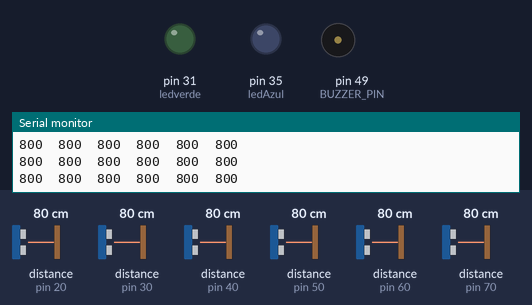
Recording of a sketch running on a simulated Arduino Mega 2560, built with avr-gcc and run on an emulated ATmega2560. Shown: output pins drawn as LEDs (lit = HIGH), buzzer (waves = sounding), the last lines printed to the serial monitor. The inputs (shaded band) are chosen by the test bench; at power-on: distance to the obstacle (sensors on pin 30, pin 70, pin 20, pin 40, pin 50, pin 60) 80 cm.

Above: at 3.9 s.
4.0 s: distance to the obstacle (sensor on pin 30) set to 22 cm
7.0 s: distance to the obstacle (sensor on pin 30) set to 18 cm
At 7.47 s:
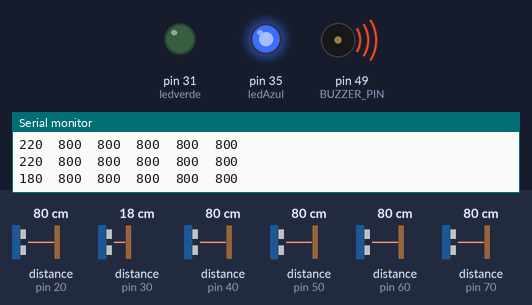
10.0 s: distance to the obstacle (sensor on pin 70) set to 45 cm
13.0 s: distance to the obstacle (sensor on pin 70) set to 38 cm
At 13.7 s:
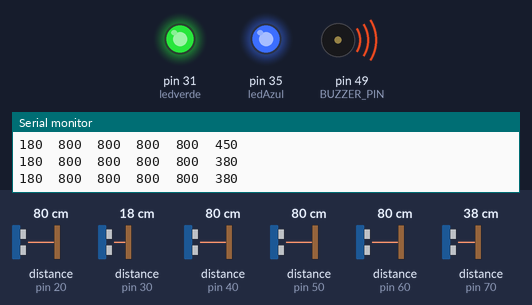
14.7 s: distance to the obstacle (sensor on pin 30) set to 35 cm
At 16.0 s:
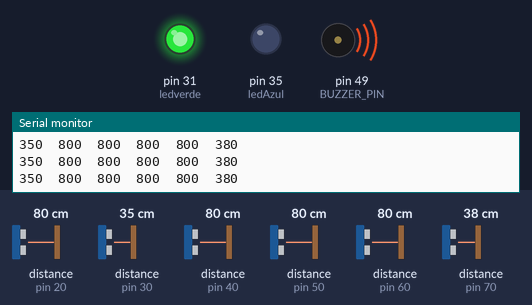
16.3 s: distance to the obstacle (sensor on pin 30) set to 2 cm
At 17.0 s:
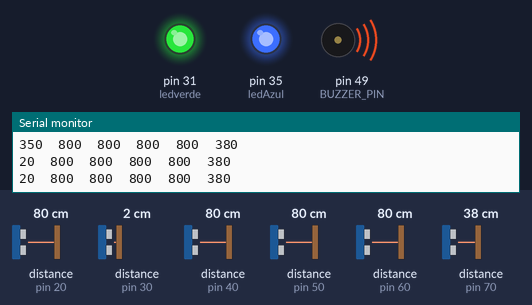
Timing chart, 0 to 18.9 s (numbered marks = the images above; inputs shaded):
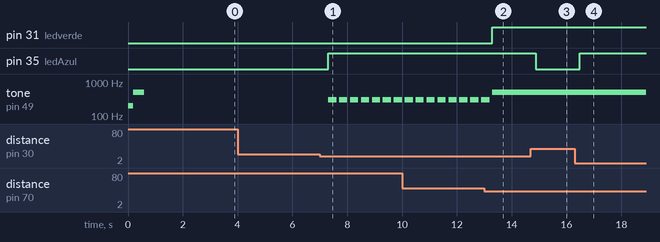

Measured:
- the behaviour switches between 21 and 20 cm on distance to the obstacle (sensor on pin 30) (found by bisection; images 0 and 1)
- the behaviour switches between 41 and 40 cm on distance to the obstacle (sensor on pin 70) (found by bisection; images 1 and 2)
- after the input at 7.0 s, pin 35 (ledAzul): LOW → HIGH after 0.31 s; tone on pin 49 (BUZZER_PIN): alternates 300 Hz for 0.30 s and silent for 0.10 s, starting after 0.31 s
- after the input at 13.0 s, pin 31 (ledverde): LOW → HIGH after 0.29 s
- after the input at 14.7 s, pin 35 (ledAzul): HIGH → LOW after 0.19 s
- after the input at 16.3 s, pin 35 (ledAzul): LOW → HIGH after 0.18 s

The sketch:

vl53l0x_6X_LONG_RANGE_Buzzer_Led.ino
```cpp
/*
 * vl53l0x_multiple_test_v1
 * http://dami.azw.pt/usar-varios-vl53l0x-com-enderecos-i2c-diferentes/
 *
 *
 */


#include <Wire.h>
#include <VL53L0X.h>

VL53L0X sensor1;
VL53L0X sensor2;
VL53L0X sensor3;
VL53L0X sensor4;
VL53L0X sensor5;
VL53L0X sensor6;
#define LONG_RANGE
#define PIN1 23
#define PIN2 25
#define PIN3 27
#define PIN4 29
#define PIN5 33
#define PIN6 37

#define ledverde 31//LED D31
#define ledAzul 35//LED D35
#define BUZZER_PIN  49  // AX-1205-2 5V

void setup() {
Wire.begin();
Serial.begin (115200);

pinMode(PIN1, OUTPUT);
pinMode(PIN2, OUTPUT);
pinMode(PIN3, OUTPUT);
pinMode(PIN4, OUTPUT);
pinMode(PIN5, OUTPUT);
pinMode(PIN6, OUTPUT);
digitalWrite(PIN1, LOW);
digitalWrite(PIN2, LOW);
digitalWrite(PIN3, LOW);
digitalWrite(PIN4, LOW);
digitalWrite(PIN5, LOW);
digitalWrite(PIN6, LOW);

pinMode(ledverde, OUTPUT);
digitalWrite(ledverde, LOW);
pinMode(ledAzul, OUTPUT);
digitalWrite(ledAzul, LOW);
pinMode(BUZZER_PIN, OUTPUT);
tone(BUZZER_PIN, 200, 200); delay(200);
tone(BUZZER_PIN, 500, 400); delay(500);
delay(500);

#if defined LONG_RANGE
//Define o limite da taxa do sinal de retorno para o valor fornecido em unidades de MCPS (mega contagens por segundo).
  // lower the return signal rate limit (default is 0.25 MCPS)
  sensor1.setSignalRateLimit(0.1);
  sensor2.setSignalRateLimit(0.1);
  sensor3.setSignalRateLimit(0.1);
  sensor4.setSignalRateLimit(0.1);
  sensor5.setSignalRateLimit(0.1);
  sensor6.setSignalRateLimit(0.1);
  // increase laser pulse periods (defaults are 14 and 10 PCLKs)
  // Define o período de pulso VCSEL (laser de emissão de superfície da cavidade vertical) para o tipo de período fornecido
  // para o valor fornecido (em PCLKs).
  // Períodos mais longos aumentam a faixa potencial do sensor. Os valores válidos são (apenas números pares):
  sensor1.setVcselPulsePeriod(VL53L0X::VcselPeriodPreRange, 18);//default
  sensor1.setVcselPulsePeriod(VL53L0X::VcselPeriodFinalRange, 14);//default
  //---------
  sensor2.setVcselPulsePeriod(VL53L0X::VcselPeriodPreRange, 18);//default
  sensor2.setVcselPulsePeriod(VL53L0X::VcselPeriodFinalRange, 14);//default
 //------------
 //---------
  sensor3.setVcselPulsePeriod(VL53L0X::VcselPeriodPreRange, 18);//default
  sensor3.setVcselPulsePeriod(VL53L0X::VcselPeriodFinalRange, 14);//default
  //---------
  sensor4.setVcselPulsePeriod(VL53L0X::VcselPeriodPreRange, 18);//default
  sensor4.setVcselPulsePeriod(VL53L0X::VcselPeriodFinalRange, 14);//default
   //---------
  sensor5.setVcselPulsePeriod(VL53L0X::VcselPeriodPreRange, 18);//default
  sensor5.setVcselPulsePeriod(VL53L0X::VcselPeriodFinalRange, 14);//default
  //---------
  sensor6.setVcselPulsePeriod(VL53L0X::VcselPeriodPreRange, 18);//default
  sensor6.setVcselPulsePeriod(VL53L0X::VcselPeriodFinalRange, 14);//default
#endif

pinMode(PIN1, INPUT);
delay(150);
Serial.println("00");
sensor1.init(true);

Serial.println("01");
delay(100);
sensor1.setAddress((uint8_t)30);
Serial.println("02");

pinMode(PIN2, INPUT);
delay(150);
sensor2.init(true);
Serial.println("03");
delay(100);
sensor2.setAddress((uint8_t)20);

pinMode(PIN3, INPUT);
delay(150);
sensor3.init(true);
Serial.println("03");
delay(100);
sensor3.setAddress((uint8_t)40);

pinMode(PIN4, INPUT);
delay(150);
sensor4.init(true);
Serial.println("04");
delay(100);
sensor4.setAddress((uint8_t)50);

pinMode(PIN5, INPUT);
delay(150);
sensor5.init(true);
Serial.println("05");
delay(100);
sensor5.setAddress((uint8_t)60);

pinMode(PIN6, INPUT);
delay(150);
sensor6.init(true);
Serial.println("05");
delay(100);
sensor6.setAddress((uint8_t)70);

Serial.println("------");

Serial.println("addresses set");

// end configuration
sensor1.setTimeout(500);
sensor2.setTimeout(500);
sensor3.setTimeout(500);
sensor4.setTimeout(500);
sensor5.setTimeout(500);
sensor6.setTimeout(500);
sensor1.startContinuous();
sensor2.startContinuous();
sensor3.startContinuous();
sensor4.startContinuous();
sensor5.startContinuous();
sensor6.startContinuous();

// scan i2c
Serial.println ("I2C scanner. Scanning ...");
byte count = 0;

for (byte i = 1; i < 120; i++) {

Wire.beginTransmission (i);
if (Wire.endTransmission () == 0) {
Serial.print ("Found address: ");
Serial.print (i, DEC);
Serial.print (" (0x");
Serial.print (i, HEX);
Serial.println (")");
count++;
delay (1); // maybe unneeded?
} // end of good response
} // end of for loop
Serial.println ("Done.");
Serial.print ("Found ");
Serial.print (count, DEC);
Serial.println (" device(s).");
}

void loop() {
  int distance1 =sensor1.readRangeContinuousMillimeters();// get distance for sensor 1
  int distance2 =sensor2.readRangeContinuousMillimeters();// get distance for sensor 2
  int distance3 =sensor3.readRangeContinuousMillimeters();// get distance for sensor 3
  int distance4 =sensor4.readRangeContinuousMillimeters();// get distance for sensor 4
  int distance5 =sensor5.readRangeContinuousMillimeters();// get distance for sensor 5
  int distance6 =sensor6.readRangeContinuousMillimeters();// get distance for sensor 6
  //------------------------------------------------------
  if(distance1<=200)
  {
    digitalWrite(ledAzul, HIGH);
    tone(BUZZER_PIN, 300, 300); //
  }
  else
  {
     digitalWrite(ledAzul, LOW);
  }
  //------------------------------------------------------
  if(distance2<=300)
  {
    digitalWrite(ledverde, HIGH);
    tone(BUZZER_PIN, 400, 400); //
  }
  else
  {
     digitalWrite(ledverde, LOW);
  }

   if(distance3<=400)
  {
    digitalWrite(ledverde, HIGH);
    tone(BUZZER_PIN, 500, 500); //
  }
  else
  {
     digitalWrite(ledverde, LOW);
  }

   if(distance4<=400)
  {
    digitalWrite(ledverde, HIGH);
    tone(BUZZER_PIN, 500, 500); //
  }
  else
  {
     digitalWrite(ledverde, LOW);
  }

    if(distance5<=400)
  {
    digitalWrite(ledverde, HIGH);
    tone(BUZZER_PIN, 500, 500); //
  }
  else
  {
     digitalWrite(ledverde, LOW);
  }

      if(distance6<=400)
  {
    digitalWrite(ledverde, HIGH);
    tone(BUZZER_PIN, 500, 500); //
  }
  else
  {
     digitalWrite(ledverde, LOW);
  }
//-------------------------------------------------------------
Serial.print(sensor1.readRangeContinuousMillimeters());
if (sensor1.timeoutOccurred()) { Serial.print(" TIMEOUT S1"); }
Serial.print("\t");

Serial.print(sensor2.readRangeContinuousMillimeters());
if (sensor2.timeoutOccurred()) { Serial.print(" TIMEOUT S2"); }
Serial.print("\t");

Serial.print(sensor3.readRangeContinuousMillimeters());
if (sensor3.timeoutOccurred()) { Serial.print(" TIMEOUT S3"); }
Serial.print("\t");

Serial.print(sensor4.readRangeContinuousMillimeters());
if (sensor4.timeoutOccurred()) { Serial.print(" TIMEOUT S4"); }
Serial.print("\t");

Serial.print(sensor5.readRangeContinuousMillimeters());
if (sensor5.timeoutOccurred()) { Serial.print(" TIMEOUT S5"); }
Serial.print("\t");

Serial.print(sensor6.readRangeContinuousMillimeters());
if (sensor6.timeoutOccurred()) { Serial.print(" TIMEOUT S6"); }
Serial.print("\t");
Serial.println();
}
```

buzzer.cpp
```cpp
/*
  A simple class to handle a buzzer
  2016-09-17
*/

#include "Arduino.h"
#include "buzzer.h"

Buzzer::Buzzer(int pin) {
  _pin = pin;
  _counter = 0;
  _disabled = false;
  pinMode(_pin, OUTPUT);
  digitalWrite(_pin, LOW);
}

void Buzzer::buzz() {
  if (!_disabled)
    _counter = 1;
}

void Buzzer::buzz(int duration) {
  if (!_disabled)
    _counter = duration;
}

void Buzzer::buzzBlocking(int duration_ms) {
  if (!_disabled) {
    digitalWrite(_pin, HIGH);
    delay(duration_ms);
    digitalWrite(_pin, LOW);
  }
}

void Buzzer::disable() {
  _disabled = true;
}

void Buzzer::enable() {
  _disabled = false;
}

bool Buzzer::isEnabled() {
  return !_disabled;
}

void Buzzer::doUpdate() {
  if (_counter <= 0) {
    digitalWrite(_pin, LOW);
  } else {
    _counter--;
    digitalWrite(_pin, HIGH);
  }
}
```

buzzer.h
```cpp
/*
  A simple class to handle a buzzer
  2016-09-17
*/

#ifndef Buzzer_h
#define Buzzer_h

#include "Arduino.h"

class Buzzer
{
  public:
    Buzzer(int pin);

    void buzz();
    void buzz(int duration);
    void buzzBlocking(int duration_ms);
    void disable();
    void enable();
    bool isEnabled();
    void doUpdate();

  private:
    int _pin;
    int _counter;
    bool _disabled;
};

#endif
```
